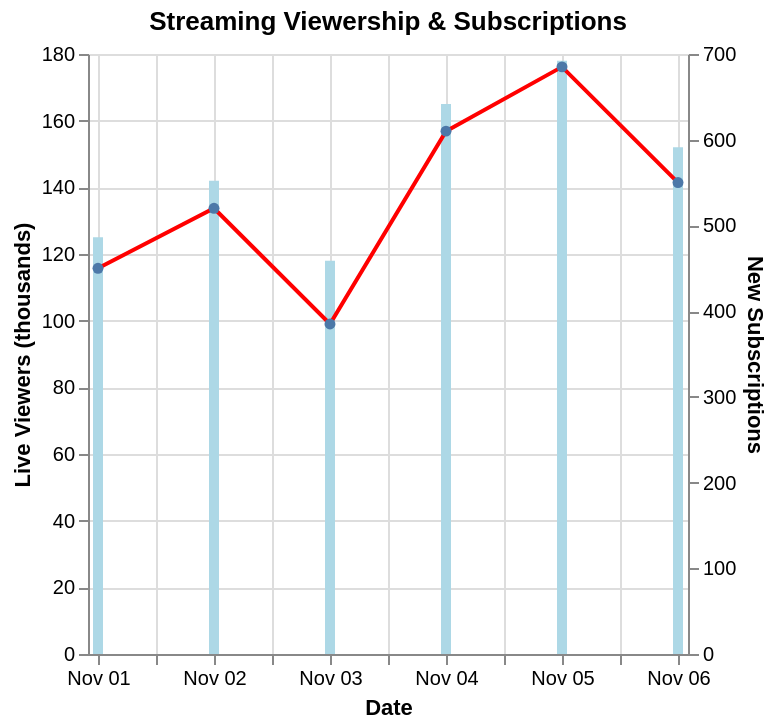

The Vega-Lite source for this figure:
### Vega-Lite specification from a JSON file in a GitHub repository (floating-point values rounded to 4 significant figures)
{"$schema": "https://vega.github.io/schema/vega-lite/v6.json", "description": "Streaming platform viewership", "layer": [{"mark": "bar", "encoding": {"x": {"field": "date", "type": "temporal", "axis": {"title": "Date", "format": "%b %d"}}, "y": {"field": "viewers", "type": "quantitative", "axis": {"title": "Live Viewers (thousands)"}}, "color": {"value": "lightblue"}}}, {"mark": {"type": "line", "point": true, "color": "red", "strokeWidth": 2}, "encoding": {"x": {"field": "date", "type": "temporal"}, "y": {"field": "subscriptions", "type": "quantitative", "axis": {"title": "New Subscriptions"}}}}], "data": {"values": [{"date": "2024-11-01", "viewers": 125, "subscriptions": 450}, {"date": "2024-11-02", "viewers": 142, "subscriptions": 520}, {"date": "2024-11-03", "viewers": 118, "subscriptions": 385}, {"date": "2024-11-04", "viewers": 165, "subscriptions": 610}, {"date": "2024-11-05", "viewers": 178, "subscriptions": 685}, {"date": "2024-11-06", "viewers": 152, "subscriptions": 550}]}, "resolve": {"scale": {"y": "independent"}}, "title": "Streaming Viewership & Subscriptions"}
